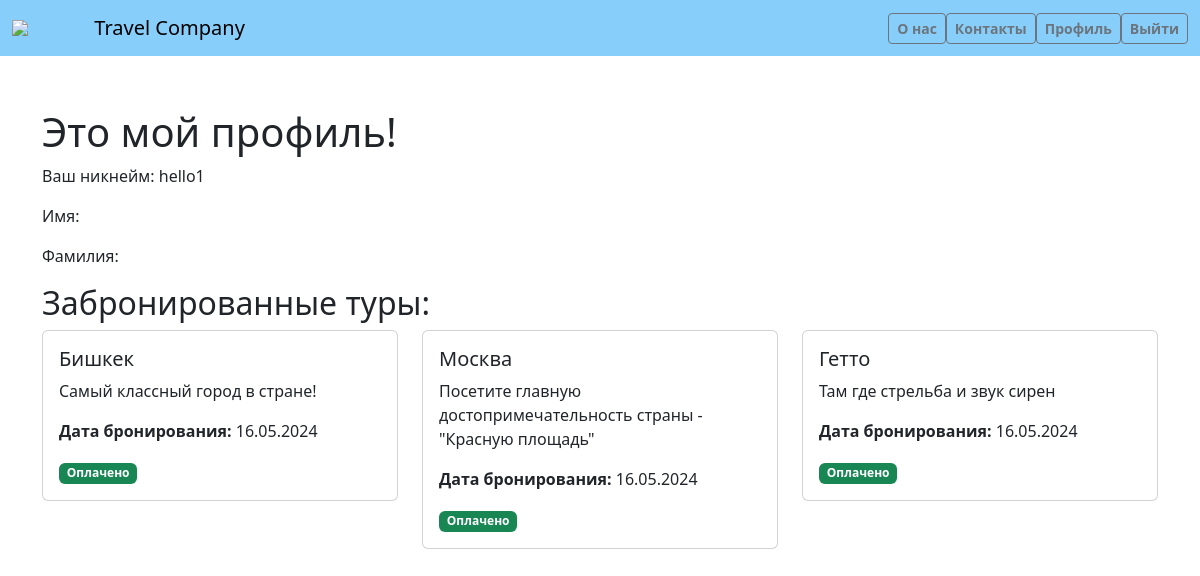
/profile/ (signed in), run on an earlier commit of the app's database.
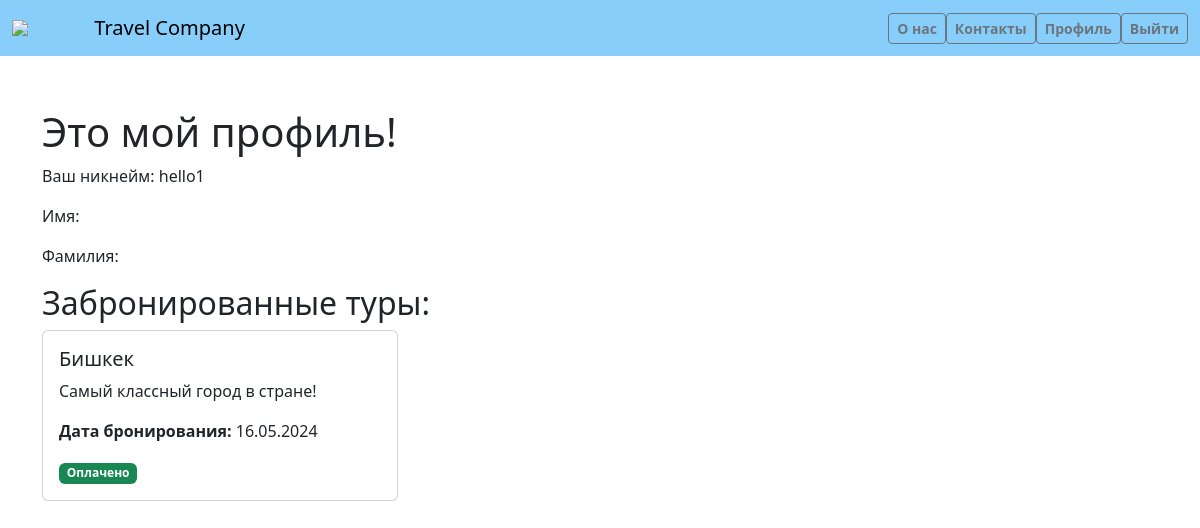
And on a later commit of the database.
### main/models.py (models this page shows, shortened)
class Profile(models.Model):
    user = models.OneToOneField(User, on_delete=models.CASCADE)

class Book_list(models.Model):
    user = models.ForeignKey(User, on_delete=models.CASCADE)
    tour = models.ForeignKey(Tour, on_delete=models.CASCADE)
    book_data = models.DateField()
    is_paid = models.BooleanField(default=False)

class Tour(models.Model):
    destination = models.ForeignKey(Destination, on_delete=models.CASCADE)
    user = models.ForeignKey(User, on_delete=models.CASCADE)
    price = models.DecimalField(max_digits=10, decimal_places=2)
    image = models.ImageField(upload_to='tour_detail_imаge/')
    available_seats = models.IntegerField(default=50)
    book_data = models.DateField(auto_now_add=True)

class Destination(models.Model):
    name = models.CharField(max_length=50)
    description = models.TextField()
    image = models.ImageField(upload_to='destination/')

### main/views.py (the view)
# urls.py: path('profile/', views.profile, name='profile'),
@login_required
def profile(request):
    profile = request.user.profile
    booked_tours = Book_list.objects.filter(user=request.user)
    return render(request, 'profile/profile.html', {'profile': profile, 'booked_tours': booked_tours})

### templates/profile/profile.html (shortened to what this page needs)
{% load static %}
<!DOCTYPE html>
<html lang="ru">
<head>
    <link href="https://cdn.jsdelivr.net/npm/bootstrap@5.3.3/dist/css/bootstrap.min.css" rel="stylesheet">
</head>
<body>
<nav class="navbar navbar-expand-lg navbar-light fixed-top" style="background-color: #87CEFA;">
  <div class="container-fluid">
      <img src="https://gas-kvas.com/grafic/uploads/posts/2024-01/gas-kvas-com-p-logotip-turagentstva-na-prozrachnom-fone-3.png" style="width: 7%">
    <a class="navbar-brand" href="{% url 'tour_list' %}">Travel Company</a>
    <div class="collapse navbar-collapse justify-content-end" id="navbarNav">
      <ul class="navbar-nav">
        <li class="nav-item">
          <a class="btn btn-outline-secondary btn-lg btn-md btn-sm fw-bold" href="{% url 'about_us' %}">О нас</a>
        </li>
        <li class="nav-item">
          <a class="btn btn-outline-secondary btn-lg btn-md btn-sm fw-bold" href="{% url 'contact' %}">Контакты</a>
        </li>
        {% if user.is_authenticated %}
            <li class="nav-item">
                <a class="btn btn-outline-secondary btn-lg btn-md btn-sm fw-bold" href="{% url 'profile' %}">Профиль</a>
            </li>
            <li class="nav-item">
                <form method="post" action="{% url 'logout' %}">
                    <button type="submit" class="btn btn-outline-secondary btn-lg btn-md btn-sm fw-bold">Выйти</button>
                </form>
            </li>
        {% endif %}
      </ul>
    </div>
  </div>
</nav>
<div class="container mt-5">
    <h1>Это мой профиль!</h1>
    <p>Ваш никнейм: {{ profile.user.username }}</p>
    <p>Имя: {{ profile.user.first_name }}</p>
    <p>Фамилия: {{ profile.user.last_name }}</p>
    <h2>Забронированные туры:</h2>
    <div class="row">
        {% for booking in booked_tours %}
            <div class="col-md-4">
                <div class="card">
                    <div class="card-body">
                        <h5 class="card-title">{{ booking.tour.destination.name }}</h5>
                        <p class="card-text">{{ booking.tour.destination.description }}</p>
                        <p class="card-text"><strong>Дата бронирования:</strong> {{ booking.book_data|date:"d.m.Y" }}</p>
                        {% if booking.is_paid %}
                            <span class="badge bg-success">Оплачено</span>
                        {% else %}
                            <form method="post" action="{% url 'make_payment' pk=booking.tour.pk %}">
                                {% csrf_token %}
                                <button type="submit" class="btn btn-primary">Оплатить</button>
                            </form>
                        {% endif %}
                    </div>
                </div>
            </div>
        {% endfor %}
    </div>
</div>
</body>
</html>

### templates/profile/profile.html (style rules this page uses)
body { padding-top: 60px; }
.card { margin-bottom: 20px; }

What changed in the data, as far as the page shows it:
removed Book_list: tour.destination.name "Москва", tour.destination.description "Посетите главную достопримечательность страны - \"Красную площадь\"", book_data "16.05.2024", is_paid "Оплачено"
removed Book_list: tour.destination.name "Гетто", tour.destination.description "Там где стрельба и звук сирен", book_data "16.05.2024", is_paid "Оплачено"
